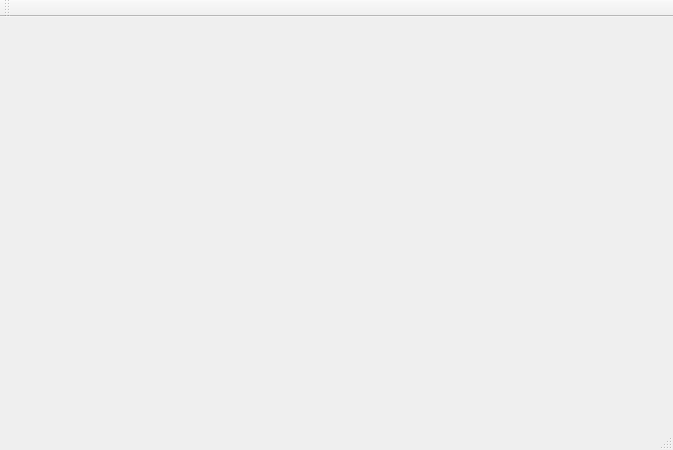
<?xml version="1.0" encoding="UTF-8"?>
<ui version="4.0">
 <class>Mi_Prueba</class>
 <widget class="QMainWindow" name="Mi_Prueba">
  <property name="geometry">
   <rect>
    <x>0</x>
    <y>0</y>
    <width>673</width>
    <height>450</height>
   </rect>
  </property>
  <property name="windowTitle">
   <string>Mi_Prueba</string>
  </property>
  <widget class="QWidget" name="centralWidget">
   <widget class="AInstrumentIndicator" name="aInstrumentIndicator">
    <property name="geometry">
     <rect>
      <x>90</x>
      <y>50</y>
      <width>70</width>
      <height>70</height>
     </rect>
    </property>
    <property name="Normal" stdset="0">
     <number>2</number>
    </property>
    <property name="Alarma">
     <number>0</number>
    </property>
   </widget>
  </widget>
  <widget class="QMenuBar" name="menuBar">
   <property name="geometry">
    <rect>
     <x>0</x>
     <y>0</y>
     <width>673</width>
     <height>21</height>
    </rect>
   </property>
  </widget>
  <widget class="QToolBar" name="mainToolBar">
   <attribute name="toolBarArea">
    <enum>TopToolBarArea</enum>
   </attribute>
   <attribute name="toolBarBreak">
    <bool>false</bool>
   </attribute>
  </widget>
  <widget class="QStatusBar" name="statusBar"/>
 </widget>
 <layoutdefault spacing="6" margin="11"/>
 <customwidgets>
  <customwidget>
   <class>AInstrumentIndicator</class>
   <extends>AWidget</extends>
   <header>ainstrumentindicator.h</header>
  </customwidget>
  <customwidget>
   <class>AWidget</class>
   <extends>QWidget</extends>
   <header>awidget.h</header>
  </customwidget>
 </customwidgets>
 <resources/>
 <connections/>
</ui>
